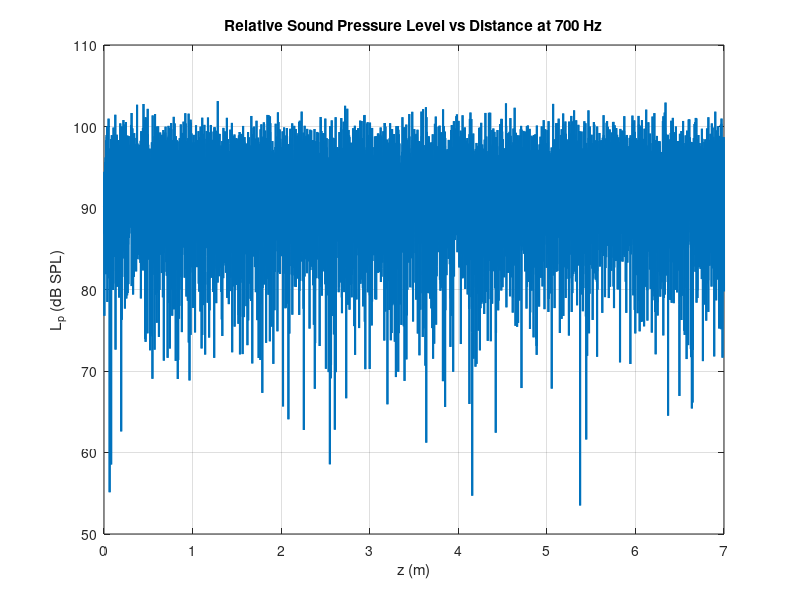
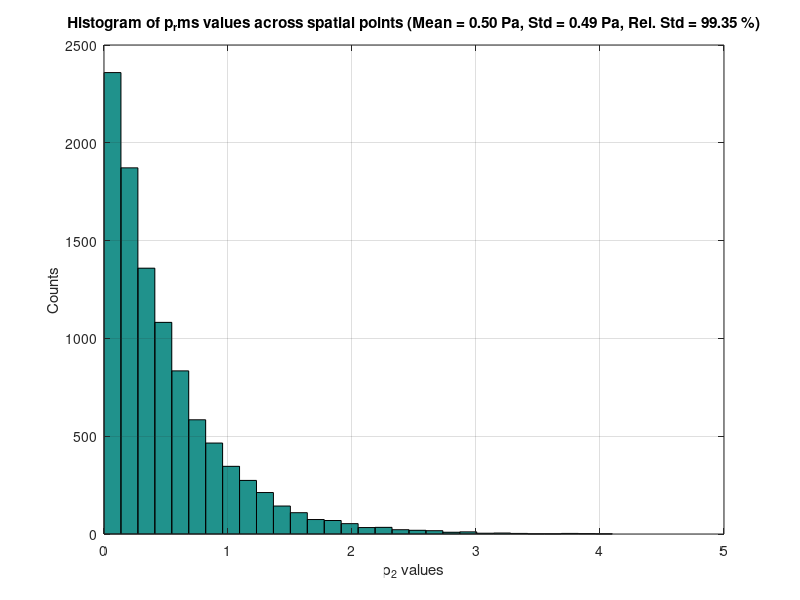
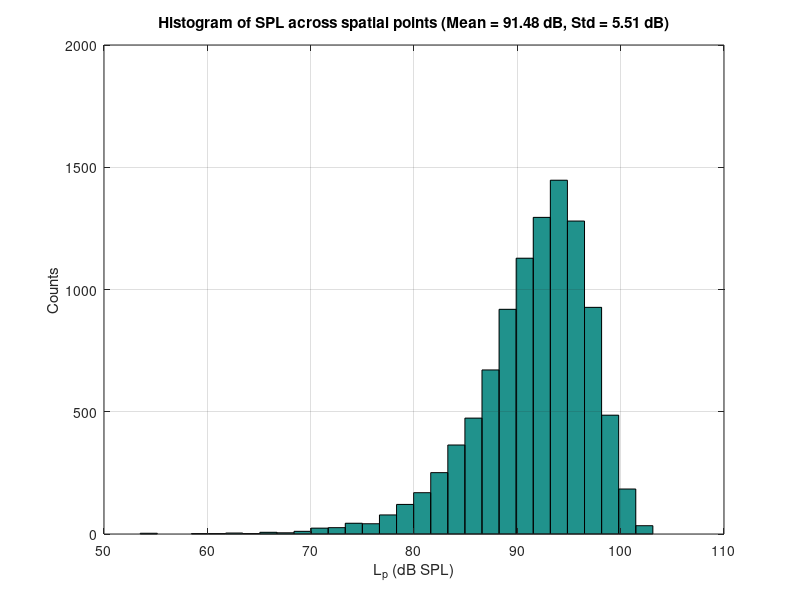

Write MATLAB code to recreate these figures, in order.
%% function

Nwaves = 5000; % amount of plane waves for each point
Npoints = 10000; % space points
Lz = 7;        % z length room (m)
c = 343;       % (m/s)
f = 700;       % (Hz)
omega = 2 * pi * f ;
k = omega / c;

z_values = linspace(0, Lz, Npoints); % space points
p2_values = zeros(size(z_values));

% calculating p_2 for each position as a sum of every random wave
for idx = 1:length(z_values)
    r = z_values(idx);
    phi_i = rand(1, Nwaves) * 2 * pi; % random phases
    theta_i = acos(2 * rand(1, Nwaves) - 1); % random angles
    sum_exp = sum(exp(-1j * (k * r * cos(theta_i) + phi_i))); 
    p2_values(idx) = (1/Nwaves) * abs(sum_exp)^2;
end

fprintf('Size of p2_values array: %d x %d\n', size(p2_values,1), size(p2_values,2));

p_ref = 2 * 10^(-5);
pref_sq = p_ref^2;

% Relative sound pressure level (SPL)
figure;
plot(z_values, 10*log10(p2_values / pref_sq), 'LineWidth', 1.5);
grid on;
title('Relative Sound Pressure Level vs Distance at 700 Hz');
xlabel('z (m)');
ylabel('L_p (dB SPL)');

%% stats

%p_rms
p_rms = p2_values/2;

mean_p = mean(p_rms);
std_p = std(p_rms);
rel_std_p = std_p / mean_p * 100; % relative std (%)

Lp_values = 20 * log10(sqrt(p2_values)  / p_ref);
mean_Lp = mean(Lp_values);
std_Lp = std(Lp_values);

% Histograms (p2 and dB) for one sound field

N_bins = 30;
figure;
hist(p_rms, N_bins);
grid on;
title(['Histogram of p_rms values across spatial points ' ...
    '(Mean = ' num2str(mean_p, '%.2f') ' Pa, Std = ' num2str(std_p, '%.2f') ...
    ' Pa, Rel. Std = ' num2str(rel_std_p, '%.2f') ' %)']);
xlabel('p_2 values');
ylabel('Counts');

figure;
hist(Lp_values, N_bins);
grid on;
title(['Histogram of SPL across spatial points ' ...
    '(Mean = ' num2str(mean_Lp, '%.2f') ' dB, ' ...
    'Std = ' num2str(std_Lp, '%.2f') ' dB)']);
xlabel('L_p (dB SPL)');
ylabel('Counts');
X_1 = p_rms; X_2 = Lp_values;

x_X1 = linspace(0,max(X_1),100);

pd_X1 = 1 / mean_p * exp(-x_X1 / mean_p  );

x_X2 = linspace(max(X_2)-40,max(X_2),100);

L0 = 20 * log10(mean(sqrt(abs(p2_values)))/2e-5);

pd_X2 = log(10) /10 * exp(log(10) /10 * (x_X2 - L0) - exp(log(10)/10 * (x_X2 - L0)));


%% OLD VERSION OF STATS PART

% p_ref = 2 * 10^(-5);
% 
% % Relative sound pressure level (SPL)
% figure;
% plot(z_values, 10*log10(p2_values / (p_ref)^2), 'LineWidth', 1.5);
% grid on;
% title('Relative Sound Pressure Level vs Distance at 700 Hz');
% xlabel('z (m)');
% ylabel('L_p (dB SPL)');
% 
% % stats
% mean_p2 = mean(p2_values);
% std_p2 = std(p2_values);
% rel_std_p2 = std_p2 / mean_p2 * 100; % relative std (%)
% 
% mean_p2_dB = mean(10*log10(p2_values / (p_ref)^2));
% std_p2_dB = std(10*log10(p2_values / (p_ref)^2));
% rel_std_p2_dB = std_p2_dB / mean_p2_dB * 100; % relative std (%)
% 
% % Histograms (p2 and dB) for one sound field
% N_bins = 30;
% figure;
% hist(p2_values, N_bins);
% grid on;
% title(['Histogram of p_2 values across spatial points ' ...
%     '(Mean = ' num2str(mean_p2, '%.2f') ' Pa, Std = ' num2str(std_p2, '%.2f') ...
%     ' Pa, Rel. Std = ' num2str(rel_std_p2, '%.2f') ' %)']);
% xlabel('p_2 values');
% ylabel('Counts');
% 
% figure;
% hist(10*log10(p2_values / (p_ref)^2), N_bins);
% grid on;
% title(['Histogram of SPL across spatial points ' ...
%     '(Mean = ' num2str(10*log10(mean_p2_dB / (p_ref)^2), '%.2f') ' dB, ' ...
%     'Std = ' num2str(10*log10(std_p2_dB / (p_ref)^2), '%.2f') ' dB, ' ...
%     'Rel. Std = ' num2str(rel_std_p2_dB, '%.2f') '%)']);
% xlabel('L_p (dB SPL)');
% ylabel('Counts');
